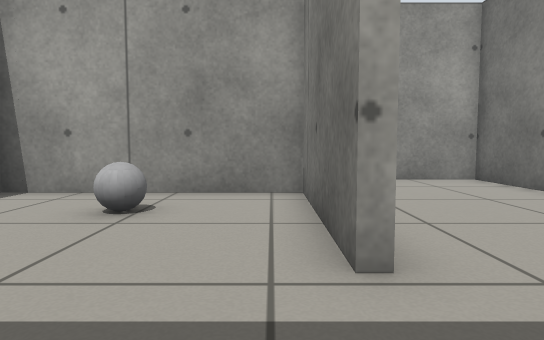
View 1 (above)

17 first-person views from a walk through a world built for the Gazebo simulator. The camera is 0.5 m above the floor, tilts 4° down and sees 75° across. The floor is counted in squares, 0.5 m on a side. Each view is taken from the middle of a square. On the plan, view 1 faces up. The plan holds only what a view shows up to about 13 squares ahead; the rest is blank.

View 2
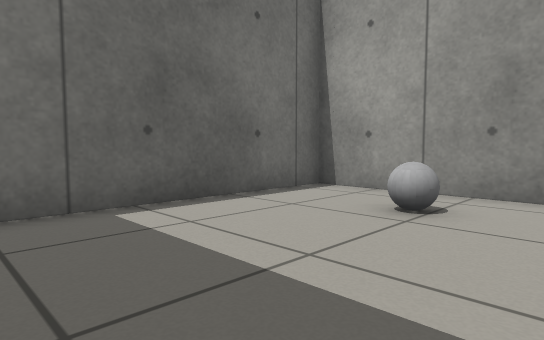

View 3
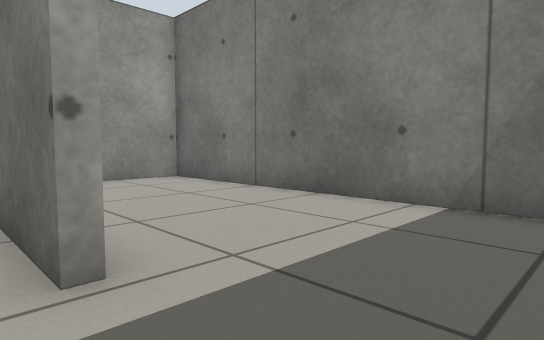

View 4
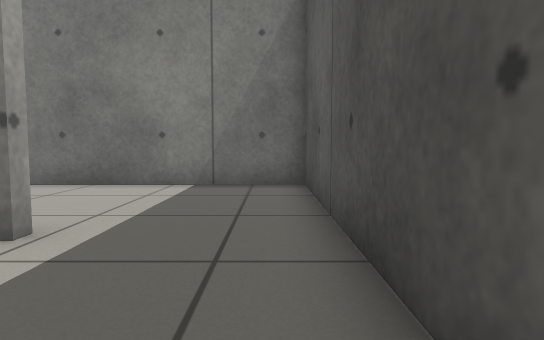

View 5
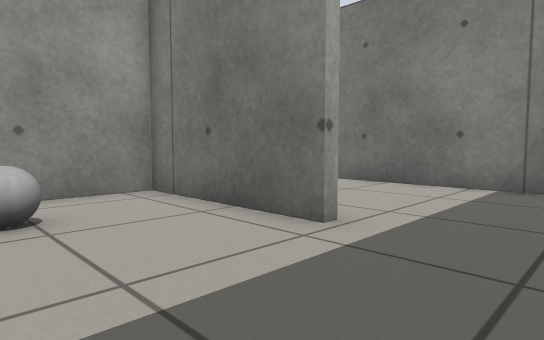

View 6
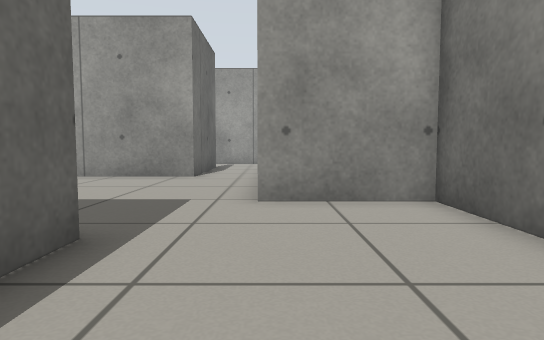

View 7
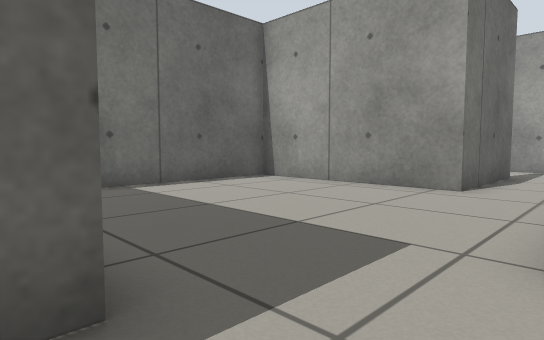

View 8
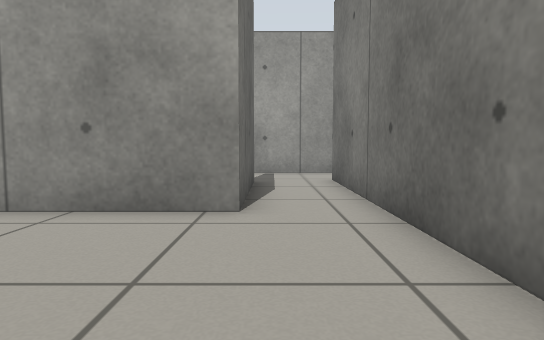

View 9
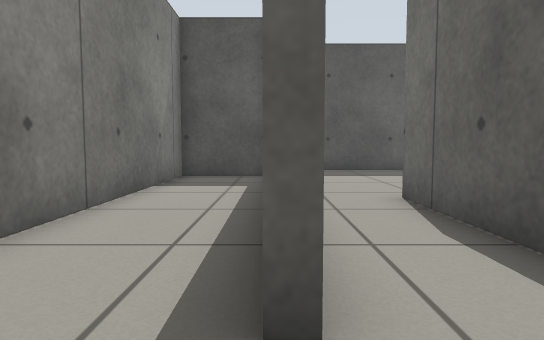

View 10
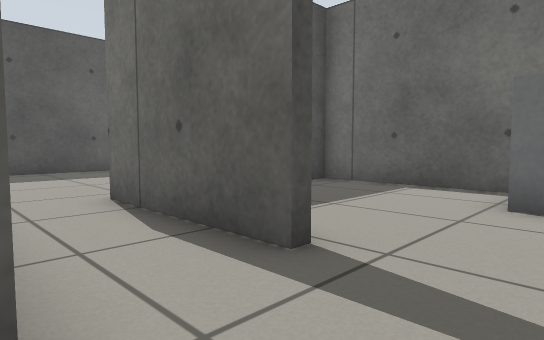

View 11
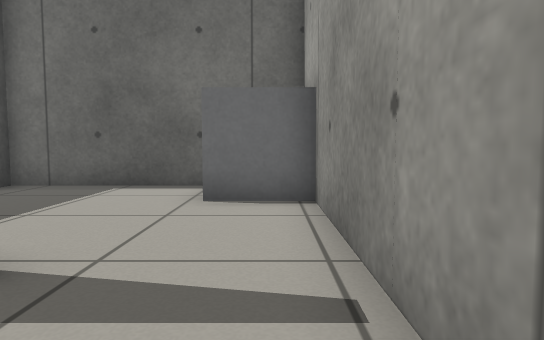

View 12
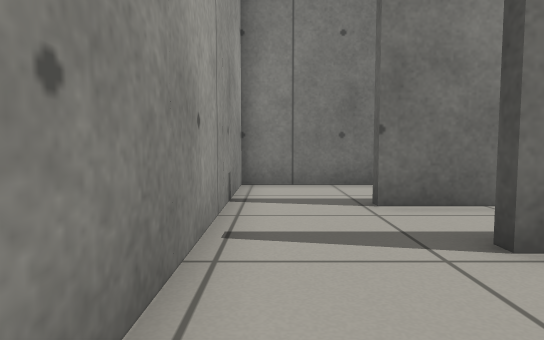

View 13
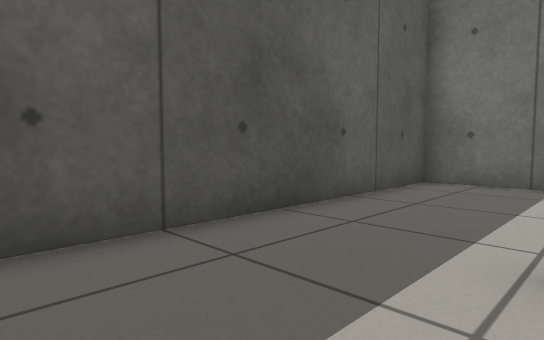

View 14
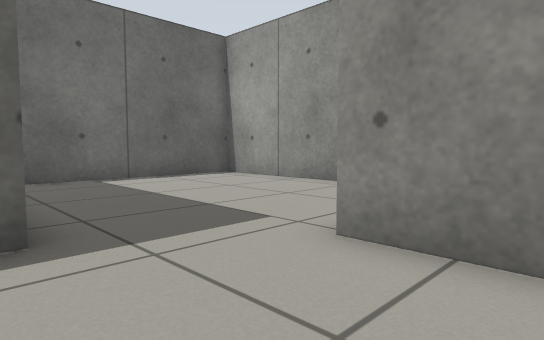

View 15
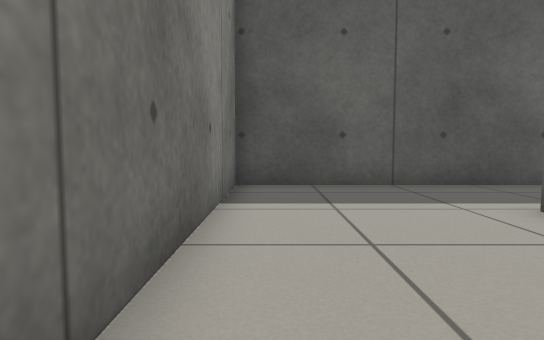

View 16
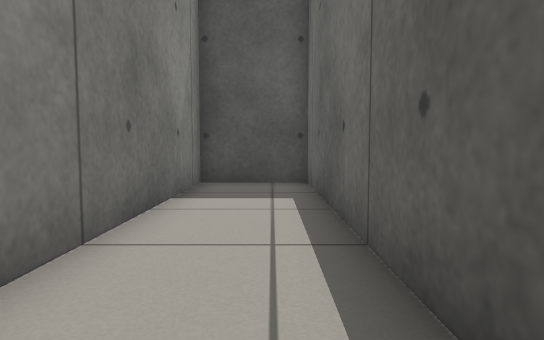

View 17
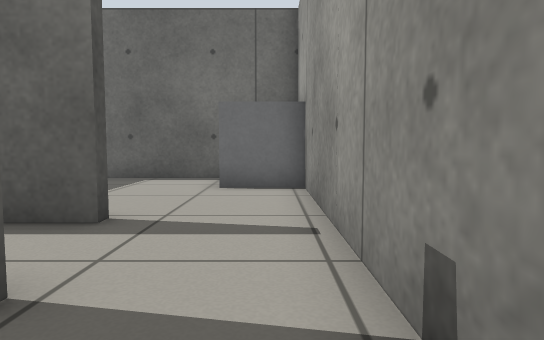

### Floor plan
Points are (right, up) in squares from view 1. A wall is a line through its corners. A room is listed if a view was taken in it or the views show most of it. See-through windows are left out.
Room 1 (views 1, 2, 3, 4, 5)
walls: (0.7, 2.6) (0.7, 7.4) (-5.7, 7.4) (-5.7, -0.8) (0.5, -0.8)
ways out: opening at (1, 1) to room 2
objects: grey ball (-2, 5)
Room 2 (views 6, 7, 13, 14, 15)
walls: (1, 7.7) (1, 6.5); (0.5, -0.8) (5.9, -0.8) (5.9, 10.3) (2.6, 10.3)
ways out: opening at (1, 1) to room 1; opening at (2.5, 9.5) to room 3
Room 3 (view 8)
walls: (2.7, 12.1) (2.7, 20.3); (0.1, 19.8) (0.5, 19.8) (0.5, 15.3) (-5.7, 15.3) (-5.7, 8.9); (-1.4, 7.7) (1, 7.7); (2.4, 22.8) (-0.5, 22.8)
ways out: opening at (2.5, 9.5) to room 2; opening at (3, 21.5) to room 4; opening at (0, 21) to room 5; open door at (1.5, 23)
Room 4 (views 9, 10, 11, 16, 17)
walls: (3, 18.9) (3, 10.6) (5.9, 10.6) (5.9, 22.8) (2.4, 22.8); (2.7, 20.3) (3.1, 20.3)
ways out: opening at (3, 21.5) to room 3
Room 5 (view 12)
walls: (-0.5, 22.8) (-5.7, 22.8) (-5.7, 15.6) (-5, 15.6)
ways out: opening at (0, 21) to room 3
objects: grey box (-5, 21) to (-4, 22)

Positions as (right, up) in squares from view 1, and headings:
1: (0, 0), facing up
2: (0, 0), facing up-left
3: (0, 0), facing up-right
4: (-3, 0), facing right
5: (-3, 0), facing up-right
6: (3, 4), facing up
7: (3, 7), facing up-left
8: (1, 10), facing up
9: (3, 22), facing down
10: (3, 22), facing down-left
11: (3, 22), facing left
12: (-3, 22), facing right
13: (4, 3), facing down-left
14: (5, 7), facing up-left
15: (5, 8), facing down
16: (4, 20), facing down
17: (5, 22), facing left
